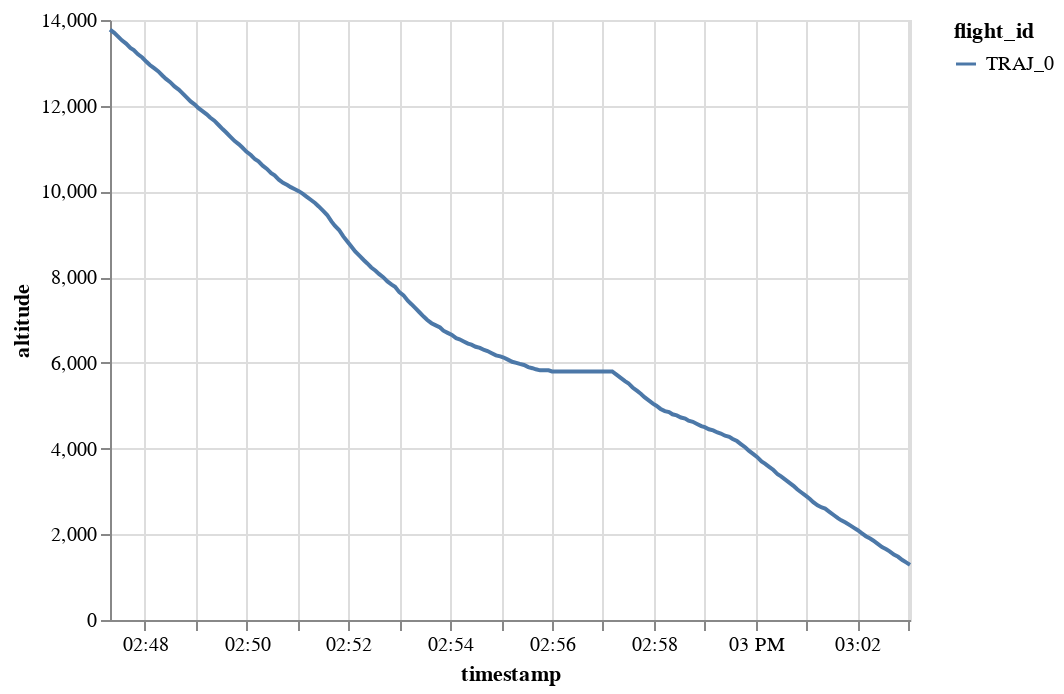

Here is the notebook cell this chart was saved with:
### Code cell
traffic[0].chart().encode(alt.Y("altitude"), alt.X("timestamp"), alt.Color("flight_id"))

### Figure 1 — Vega-Lite specification as saved in the notebook (floating-point values rounded to 4 significant figures; data arrays with more than 128 entries replaced by an {"elided": "..."} marker saying what was removed)
{"config": {"view": {"continuousWidth": 400, "continuousHeight": 300}}, "data": {"name": "data-e7ada18855e749bc15c676df13a97ffa"}, "mark": "line", "encoding": {"color": {"type": "nominal", "field": "flight_id"}, "x": {"type": "temporal", "field": "timestamp"}, "y": {"type": "quantitative", "field": "altitude"}}, "$schema": "https://vega.github.io/schema/vega-lite/v4.8.1.json", "datasets": {"data-e7ada18855e749bc15c676df13a97ffa": {"elided": "200 records"}}}
